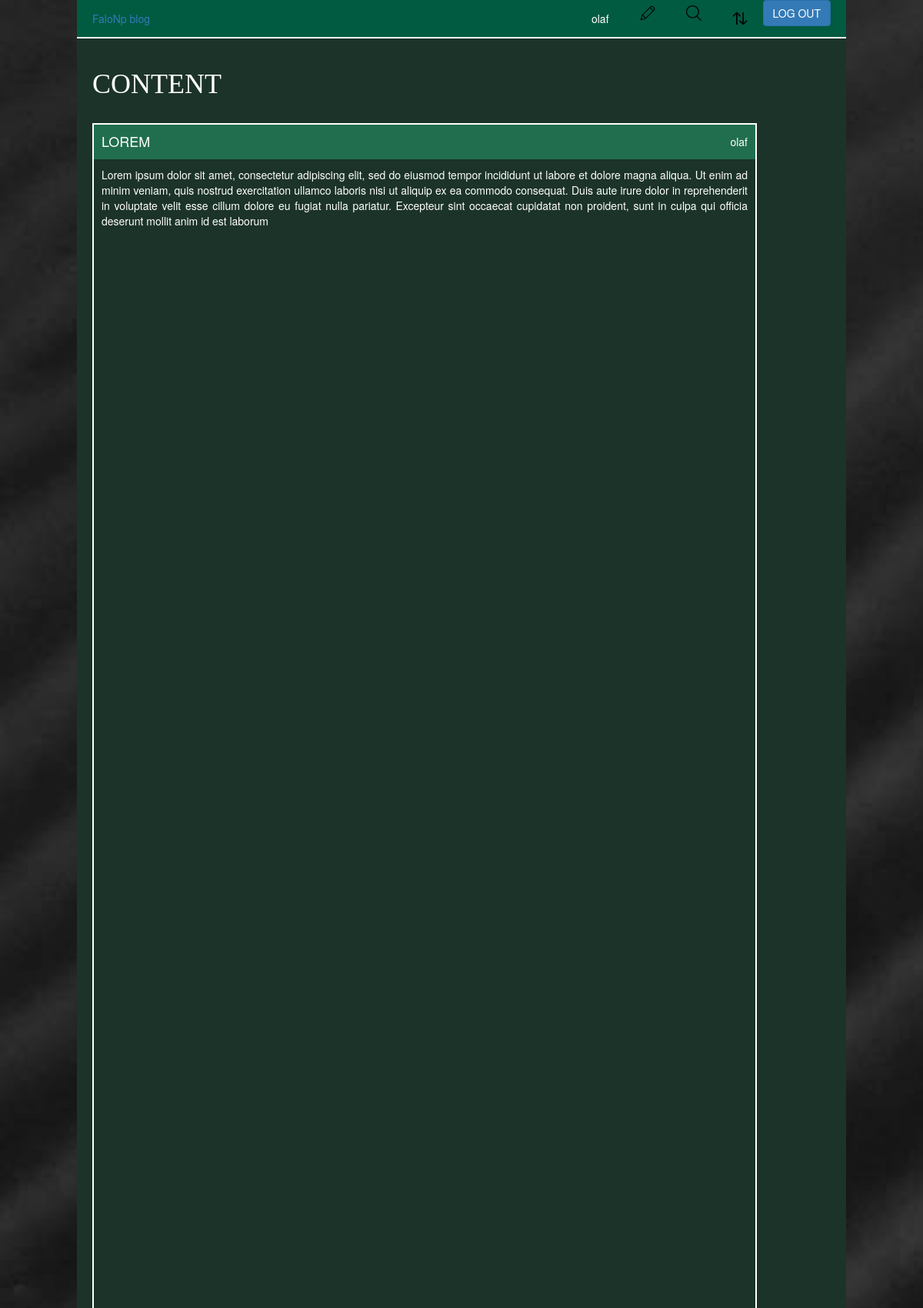
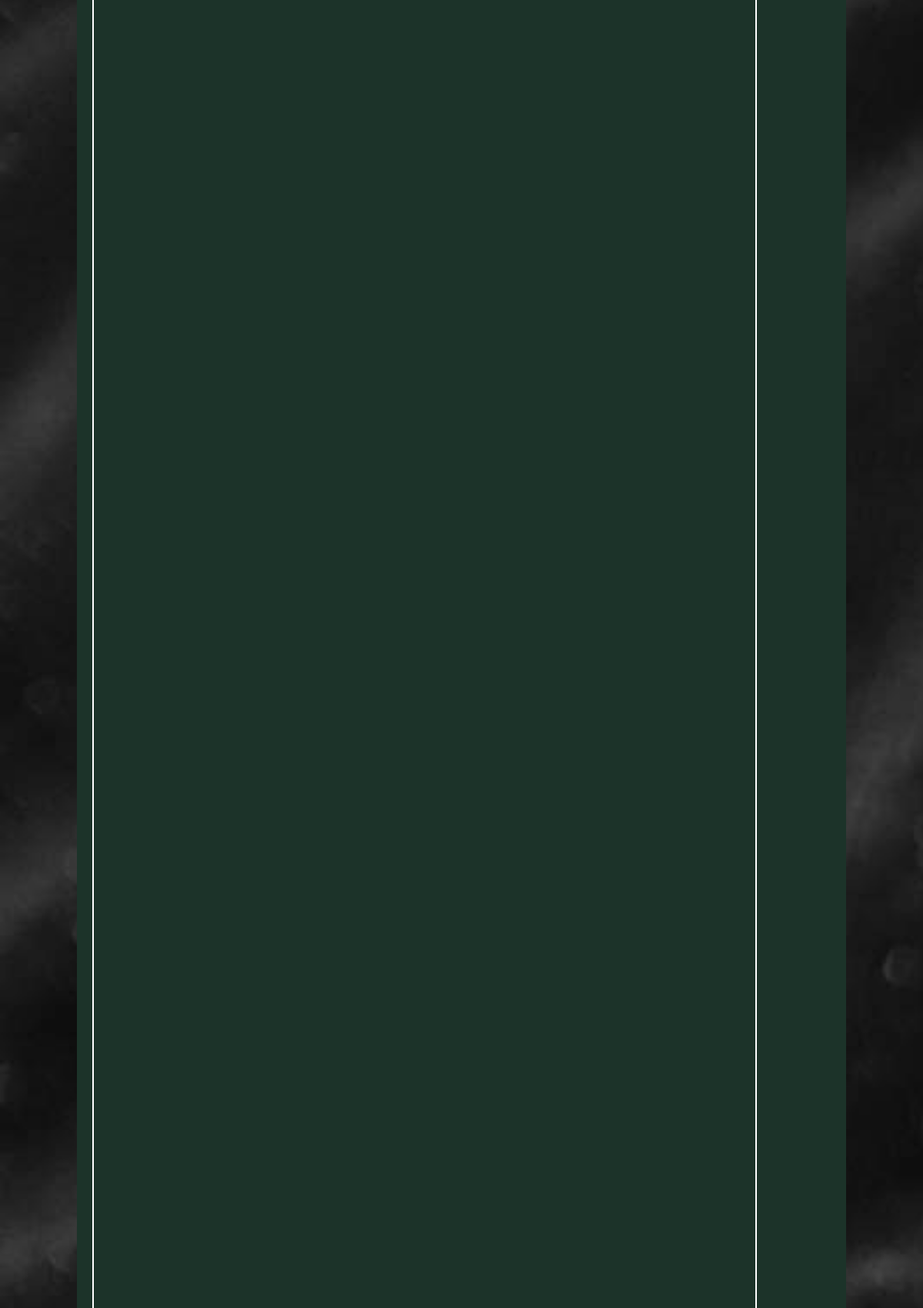
The app's page / (signed in, upper part) with its own data (2 pictures, top to bottom).
### blog/models.py (models this page shows, shortened)
class Post(models.Model):
    CATEGORY_LIST = [
        ('ITEM1', 'Tech & IT'),
        ('ITEM2', 'Hobbies & Fun'),
        ('ITEM3', 'Sports & Rec'),
        ('ITEM4', 'Cooking & Food'),
        ('ITEM5', 'Art & Culture'),
    ]
    CATEGORY_DEFAULT = 'ITEM1'
    author = models.ForeignKey(settings.AUTH_USER_MODEL, on_delete=models.CASCADE)
    category = models.CharField(max_length=50, default=CATEGORY_DEFAULT, choices=CATEGORY_LIST)
    title = models.CharField(max_length=200)
    text = models.TextField()
    created_date = models.DateTimeField(
        default=timezone.now)
    published_date = models.DateTimeField(default=timezone.now)

### blog/views.py (the view)
# urls.py: path('', views.post_list, name='post_list'),
def post_list(request):
    sort_by = request.GET.get('sort_by', '-published_date')
    posts = Post.objects.order_by(sort_by)
    return render(request, 'blog/post_list.html', {'posts': posts})

### blog/templates/blog/post_list.html (shortened to what this page needs)
{% extends 'blog/base.html' %}
{% block post_list %}
    <h1>CONTENT</h1>
    {% for post in posts %}
        <div class="dataBlock">
            <div class="dataBlockBar">
                <div class="dataBlockTitle">{{ post.title }}</div>
                <div class="dataBlockUser">{{ post.author }}</div>
            </div>
            <div class="dataBlockDescription">
                <p>{{ post.text|linebreaksbr }}</p>
            </div>
        </div>
    {% endfor %}
{% endblock %}

### blog/templates/blog/base.html (shortened to what this page needs)
{% load static %}
<html lang="en">
<head>
    <link rel="stylesheet" href="//maxcdn.bootstrapcdn.com/bootstrap/3.2.0/css/bootstrap.min.css">
    <link rel="stylesheet" href="//maxcdn.bootstrapcdn.com/bootstrap/3.2.0/css/strap-theme.min.css">
    <link rel="stylesheet" href="{% static 'css/blog.css' %}">
</head>
<body>
    <div class="container">
        <div class="headerBar">
            <div class="headerBarLogo">
                <a href="/">FaloNp blog</a>
            </div>
                <div class="contentBoxCategoryPanel">
                    {% if user.is_authenticated %}
                        <div class="contentBoxCategoryPanelElement">{{ user.username }}</div>
                        <form action="{% url 'add' %}">
                            <div class="contentBoxCategoryPanelElement"><button class="buttonImage"><img src="{% static 'css/foto/panel/pen.png' %}"></button></div>
                        </form>
                        <div class="contentBoxCategoryPanelElement">
                            <form action="{% url 'search' %}">
                                <button class="buttonImage"><img src="{% static 'css/foto/panel/search.png' %}"></button>
                            </form>
                        </div>
                        <div class="contentBoxCategoryPanelElement sort_drop">
                            <button class="buttonImage"><img src="{% static 'css/foto/panel/sort.png' %}"></button>
                        </div>
                        <form action="{% url 'logout' %}" method="post">
                            <button type="submit" class="btn btn-primary">LOG OUT</button>
                        </form>
                    {% endif %}
                </div>
        </div>
        <div class="contentBox">
            <div class="contentBoxData">
                {% block post_list %}{% endblock %}
            </div>
        </div>
    </div>
</body>
</html>

### blog/static/css/blog.css (style rules this page uses)
body { margin: 0; padding: 0; }
:root { --padding: 20px; --header: 20px; --theme_main_color:#1C3329; --theme_secondary_color:#216E4E; }
.container { width: 100%; height: 100vh; overflow: hidden; display:flex; flex-direction:column; align-items:center; padding: 0px; margin: 0px; background-image: url('foto/panel/background.png'); background-size: cover; background-repeat: no-repeat; background-attachment: fixed; color: #ffffff; }
.headerBar { background-color: #005B41; width: 90%; height: 50px; max-width:1000px; display: flex; flex-direction: row; align-items: center; justify-content: space-between; border-bottom: 2px solid white; padding: 20px; }
.contentBox { width: 90%; height: calc(100vh - 50px); max-width:1000px; display: flex; flex-direction: column; background-color: var(--theme_main_color); }
.contentBoxCategoryPanel { padding:10px 0px; display: flex; flex-direction: row; justify-content: end; align-items: center !important; }
.contentBoxCategoryPanelElement { margin: 20px; padding: 0px; }
.contentBoxCategoryPanel img { width: 25px; height: 25px; margin: 0px; }
.contentBoxData { display: flex; flex-direction: column; overflow: hidden; overflow-y: scroll; background-color: transparent; width: 100%; height: 100vh; padding: var(--padding) }
.dataBlock { width: 90%; height: auto; display: flex; min-height: 50vh; flex-direction: column; border: 2px solid white; margin: 20px 0px; background-color:var(--theme_secondary_color); }
.dataBlockBar { width: 100%; display: flex; flex-direction: row; justify-content: space-between; height: 25px; max-height:25px; align-items: center; padding:10px; margin:10px 0px; }
.dataBlockTitle { font-size: large; text-transform: uppercase; }
.dataBlockDescription { background-color:var(--theme_main_color); overflow-y:scroll; min-height: calc(100% - 120px); padding: 10px; display:flex; text-align: justify; }
h1, h2, h3, h4 { font-family: 'Pacifico'; }
.sort_drop { position: relative; display: inline-block; }
.buttonImage { all: initial; background-color: transparent; border: none; }
.buttonImage img { width:20px; height:20px; }

### records on screen
Post: title "LOREM", author "olaf", text "Lorem ipsum dolor sit amet, consectetur adipiscing elit, sed do eiusmod tempor incididunt ut labore et dolore magna aliqua. Ut enim ad minim veniam, quis nostrud exercitation ullamco laboris nisi ut aliquip ex ea commodo consequat. Duis aute irure dolor in reprehenderit in voluptate velit esse cillum dolore eu fugiat nulla pariatur. Excepteur sint occaecat cupidatat non proident, sunt in culpa qui officia deserunt mollit anim id est laborum"

### other values on screen
{{ user.username }} "olaf"
